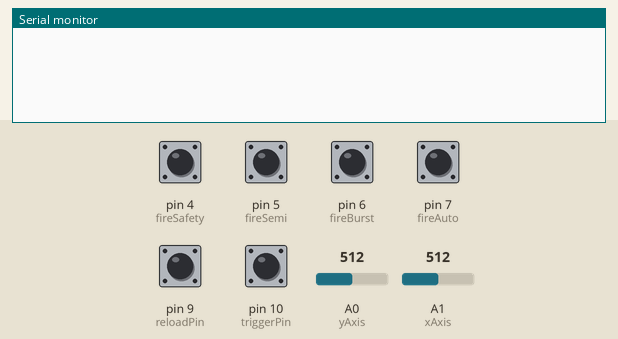
A sketch run on a simulated Arduino Leonardo, built with avr-gcc and run on an emulated ATmega32U4. On the bench: the last lines printed to the serial monitor. The test bench sets the inputs (shaded band); at power-on: pin 4 (fireSafety), pin 5 (fireSemi), pin 6 (fireBurst), pin 7 (fireAuto), pin 9 (reloadPin), pin 10 (triggerPin) HIGH, A0 (yAxis) = 512, A1 (xAxis) = 512. USB keyboard and mouse output is not drawn.

Above: at 6.2 s.
6.3 s: pin 9 (reloadPin) pulled LOW for 0.15 s
At 6.8 s:
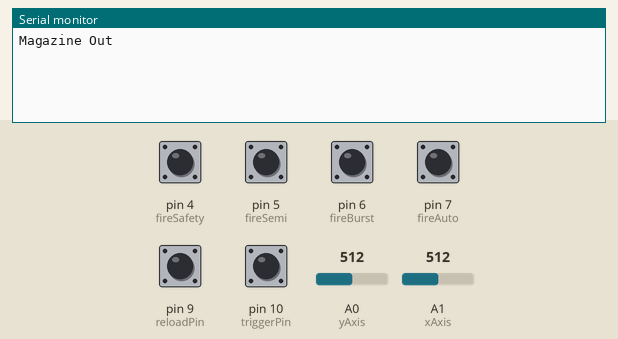
7.9 s: pin 9 (reloadPin) pulled LOW for 1 s
At 8.2 s:
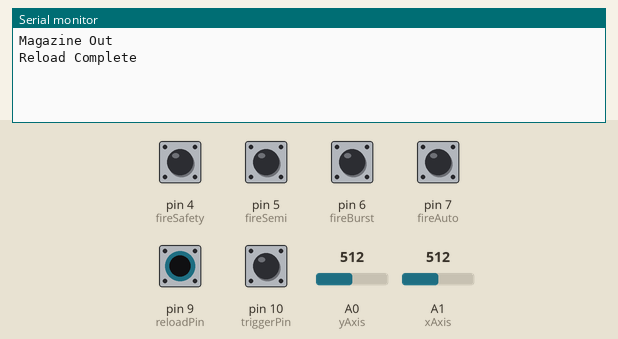
10.4 s: pin 10 (triggerPin) pulled LOW for 0.15 s
At 11.2 s:
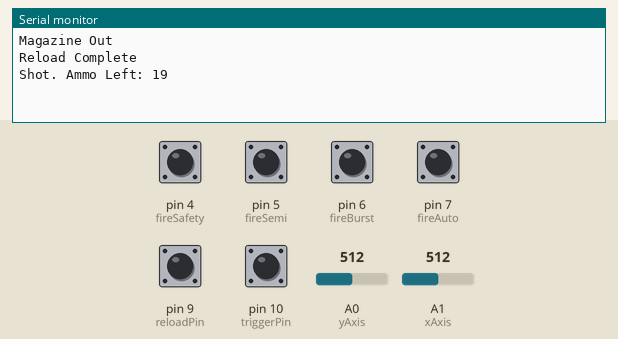
12.0 s: pin 10 (triggerPin) pulled LOW for 1 s
At 13.8 s:
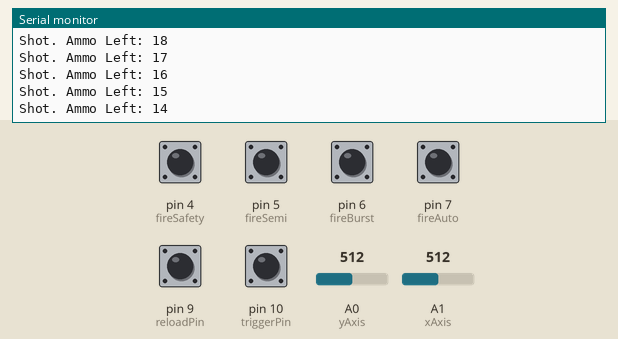
Timing chart, 0 to 15.3 s (numbered marks = the images above; inputs shaded):
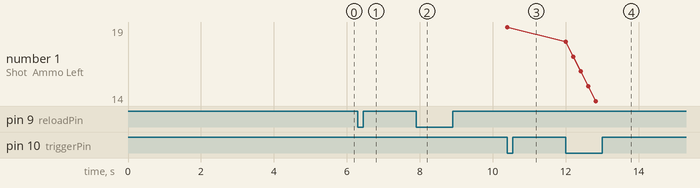

Measured:
- after the input at 6.3 s, the serial monitor: prints a new line at once (image 1)
- after the input at 7.9 s, the serial monitor: prints a new line at once (image 2)
- after the input at 10.4 s, the serial monitor: prints a new line at once (image 3)
- after the input at 12.0 s, the serial monitor: prints a new line at once (image 4)
- plotted number 1: 19 → 14 after the input at 12.0 s

The sketch:

joyStickPivot.ino
```cpp
#include "Mouse.h"
#include "Keyboard.h"

const int yAxis = A0;       // Joystick X-axis
const int xAxis = A1;       // Joystick Y-axis

int triggerPin = 10;
int reloadPin = 9;
int fireSafety = 4;
int fireSemi = 5;
int fireBurst = 6;
int fireAuto = 7;
int hapticPin = 13;

int range = 12;             // The max cursor movement per loop (4-12 is a good range)
int responseDelay = 5;      // Delay (in ms) between mouse movements
int threshold = range / 6;  // The joystick's "dead zone" to prevent drift
int center = range / 2;     // The joystick's center position

int ammoCount = 20;
const int maxAmmo = 20;

bool burstComplete = false;
bool magOut = false;

int lastTriggerState = HIGH;
unsigned long lastFireTime = 0;
const unsigned int burstDelay = 150;
const unsigned int autoFireRate = 200;

void fireOneShot();

void setup() {
  delay(5000);
  pinMode(triggerPin, INPUT_PULLUP);
  pinMode(reloadPin, INPUT_PULLUP);
  pinMode(fireSafety, INPUT_PULLUP);
  pinMode(fireSemi, INPUT_PULLUP);
  pinMode(fireAuto, INPUT_PULLUP);
   Mouse.begin();
  Keyboard.begin();
}

void loop() {
  int triggerState = digitalRead(triggerPin);
  int mode = 3; // 0=safety, 1=semi, 2=burst, 3=auto

  // Joystick Logic

  int xReading = analogRead(xAxis);
  int yReading = analogRead(yAxis);

  int xMapped = map(xReading, 0, 1023, -range, range);
  int yMapped = map(yReading, 0, 1023, -range, range);

  if(abs(xMapped)<threshold){xMapped=0;}
  if(abs(yMapped)<threshold){yMapped=0;}

  Mouse.move(xMapped, yMapped);

   // Reload logic
  static bool lastReloadState = HIGH;
  bool reloadState = digitalRead(reloadPin);

if (lastReloadState == HIGH && reloadState == LOW) {   // falling edge
  if (magOut) {
    magOut = false;
    ammoCount = maxAmmo;
    Serial.println("Reload Complete");
    digitalWrite(hapticPin, HIGH);
    delay(100);
    digitalWrite(hapticPin, LOW);
    Keyboard.write('r');
  } else {
    magOut = true;
    Serial.println("Magazine Out");
    Keyboard.write('r');
  }
}
lastReloadState = reloadState;

  // Fire mode selection
  if (digitalRead(fireSafety) == LOW) { mode = 0; }
  else if (digitalRead(fireSemi) == LOW) { mode = 1; }
  else if (digitalRead(fireBurst) == LOW) { mode = 2; }
  else if (digitalRead(fireAuto) == LOW) { mode = 3; }

  bool triggerPressed = (lastTriggerState == HIGH && triggerState == LOW);
  lastTriggerState = triggerState;

  if (mode != 0 && !magOut && ammoCount > 0) {
    unsigned long now = millis();

    if (mode == 1 && triggerPressed) {
      fireOneShot();
    }
    else if (mode == 2 && triggerPressed) {
      for (int i = 0; i < 3; i++) {
        if (ammoCount > 0 && !magOut) {
          fireOneShot();
          delay(burstDelay);
        } else {
          break;
        }
      }
    }
    else if (mode == 3 && triggerState == LOW) {
      if (now - lastFireTime >= autoFireRate) {
        lastFireTime = now;
        fireOneShot();
      }
    }
  }
  delay(10);
}

void fireOneShot() {
  ammoCount--;
  Serial.print("Shot. Ammo Left: ");
  Serial.println(ammoCount);
  Mouse.click();
  digitalWrite(hapticPin, HIGH);
  delay(100);
  digitalWrite(hapticPin, LOW);
}
```
